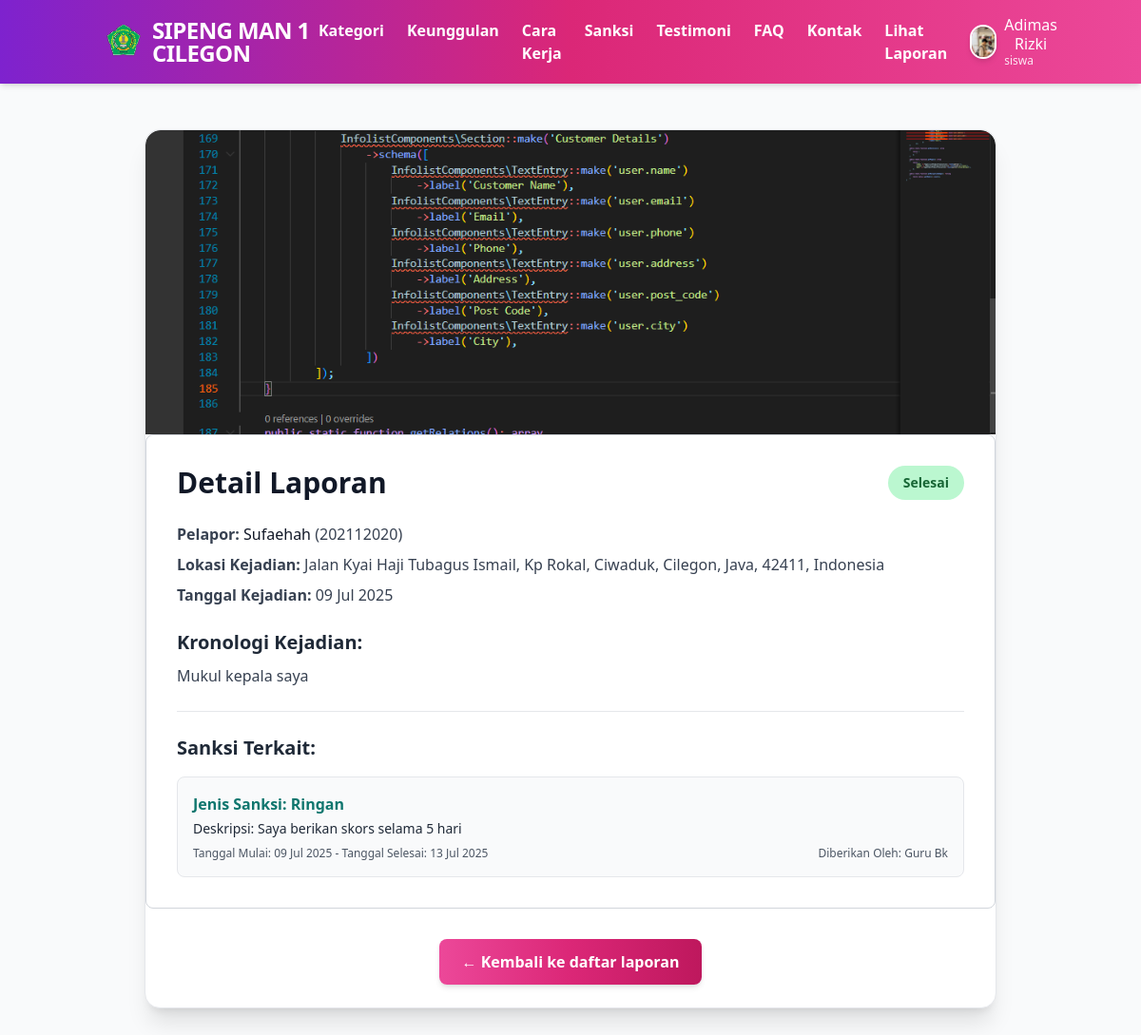
The app's page /detail-laporan.php?id=17 (signed in) with its own data.
### tables this page shows
CREATE TABLE IF NOT EXISTS `laporan` (
  `id` int NOT NULL AUTO_INCREMENT,
  `user_id` int NOT NULL,
  `kategori_id` int NOT NULL,
  `kronologi` text NOT NULL,
  `lokasi` varchar(255) NOT NULL,
  `tanggal_kejadian` date NOT NULL,
  `bukti` varchar(255) DEFAULT NULL,
  `status` enum('terkirim','diproses','Selesai','Ditolak') NOT NULL DEFAULT 'terkirim',
  `created_at` timestamp NULL DEFAULT CURRENT_TIMESTAMP,
  `updated_at` timestamp NULL DEFAULT CURRENT_TIMESTAMP ON UPDATE CURRENT_TIMESTAMP,
  PRIMARY KEY (`id`),
  KEY `user_id` (`user_id`),
  KEY `kategori_id` (`kategori_id`),
  CONSTRAINT `laporan_ibfk_1` FOREIGN KEY (`user_id`) REFERENCES `users` (`id`) ON DELETE CASCADE,
  CONSTRAINT `laporan_ibfk_2` FOREIGN KEY (`kategori_id`) REFERENCES `kategori_laporan` (`id`) ON DELETE RESTRICT
);

CREATE TABLE IF NOT EXISTS `users` (
  `id` int NOT NULL AUTO_INCREMENT,
  `nis_nip` varchar(50) NOT NULL,
  `password` varchar(255) NOT NULL,
  `role` enum('siswa','guru','admin','kepsek') NOT NULL,
  `nama` varchar(255) NOT NULL,
  `foto_profile` varchar(255) DEFAULT 'default.png',
  `created_at` timestamp NULL DEFAULT CURRENT_TIMESTAMP,
  `updated_at` timestamp NULL DEFAULT CURRENT_TIMESTAMP ON UPDATE CURRENT_TIMESTAMP,
  `last_seen_at` timestamp NULL DEFAULT NULL,
  PRIMARY KEY (`id`),
  UNIQUE KEY `nis_nip` (`nis_nip`)
);

CREATE TABLE IF NOT EXISTS `sanksi` (
  `id` bigint NOT NULL AUTO_INCREMENT,
  `laporan_id` int NOT NULL,
  `jenis_sanksi` enum('Ringan','Berat') NOT NULL,
  `deskripsi` text,
  `tanggal_mulai` date NOT NULL,
  `tanggal_selesai` date DEFAULT NULL,
  `diberikan_oleh` varchar(255) DEFAULT 'Guru BK',
  `created_at` timestamp NULL DEFAULT CURRENT_TIMESTAMP,
  `updated_at` timestamp NULL DEFAULT CURRENT_TIMESTAMP ON UPDATE CURRENT_TIMESTAMP,
  PRIMARY KEY (`id`),
  KEY `laporan_id` (`laporan_id`),
  CONSTRAINT `sanksi_ibfk_1` FOREIGN KEY (`laporan_id`) REFERENCES `laporan` (`id`) ON DELETE CASCADE ON UPDATE CASCADE
);

### detail-laporan.php (the view, shortened to what this page needs)
<?php
include 'layout/header.php';
include 'config/database.php';
$id = isset($_GET['id']) ? (int) $_GET['id'] : 0;
$sanksi_data = [];
$sql = "SELECT laporan.*, users.nis_nip, users.nama AS nama_pelapor
        FROM laporan
        JOIN users ON laporan.user_id = users.id
        WHERE laporan.id = ?
        LIMIT 1";
$stmt = $conn->prepare($sql);
if ($stmt) {
    $stmt->bind_param("i", $id);
    $stmt->execute();
    $result = $stmt->get_result();
    if ($result && $result->num_rows > 0) {
        $laporan = $result->fetch_assoc();
        $mediaPath = "uploads/" . htmlspecialchars($laporan['bukti']);
        $status = htmlspecialchars($laporan['status']);
        $lokasi = htmlspecialchars($laporan['lokasi']);
        $tanggal = date("d M Y", strtotime($laporan['tanggal_kejadian']));
        $judul = htmlspecialchars($laporan['kronologi']);
        $nis_nip = htmlspecialchars($laporan['nis_nip']);
        $nama_pelapor = htmlspecialchars($laporan['nama_pelapor']);
        $mediaType = 'unknown';
        if (!empty($laporan['bukti'])) {
            $extension = pathinfo($laporan['bukti'], PATHINFO_EXTENSION);
            $imageExtensions = ['jpg', 'jpeg', 'png', 'gif', 'webp'];
            $videoExtensions = ['mp4', 'webm', 'ogg', 'mov', 'avi'];
            $pdfExtensions = ['pdf'];
            if (in_array(strtolower($extension), $imageExtensions)) {
                $mediaType = 'image';
            } elseif (in_array(strtolower($extension), $videoExtensions)) {
                $mediaType = 'video';
            } elseif (in_array(strtolower($extension), $pdfExtensions)) {
                $mediaType = 'pdf';
            }
        }
        $normalizedStatus = strtolower($status);
        if ($normalizedStatus === 'diproses' || $normalizedStatus === 'selesai') {
            $sql_sanksi = "SELECT id, jenis_sanksi, deskripsi, tanggal_mulai, tanggal_selesai, diberikan_oleh
                           FROM sanksi
                           WHERE laporan_id = ? ORDER BY tanggal_mulai DESC";
            $stmt_sanksi = $conn->prepare($sql_sanksi);
            if ($stmt_sanksi) {
                $stmt_sanksi->bind_param("i", $id);
                $stmt_sanksi->execute();
                $result_sanksi = $stmt_sanksi->get_result();
                while ($row_sanksi = $result_sanksi->fetch_assoc()) {
                    $sanksi_data[] = $row_sanksi;
                }
            } else {
                error_log("Error preparing SQL query for sanksi: " . $conn->error);
            }
        }
    } else {
        echo "<div class='text-center text-red-600 font-semibold mt-10'>Laporan tidak ditemukan.</div>";
        include 'layout/footer.php';
        exit;
    }
} else {
    error_log("Error preparing SQL query for detail laporan: " . $conn->error);
    echo "<div class='text-center text-red-600 font-semibold mt-10'>Terjadi kesalahan saat mengambil data laporan.</div>";
    include 'layout/footer.php';
    exit;
}
?>
<div class="min-h-screen bg-gray-50 py-12 px-6 sm:px-12 lg:px-20">
    <div class="max-w-4xl mx-auto bg-white rounded-2xl shadow-xl overflow-hidden border border-gray-200">
        <?php if ($mediaType === 'image'): ?>
            <img src="<?= $mediaPath ?>" alt="Bukti Laporan" class="w-full h-80 object-cover rounded-t-2xl" />
        <?php endif; ?>
        <div class="p-8 space-y-6 border border-gray-300 rounded-lg">
            <div class="flex justify-between items-center mb-6">
                <h1 class="text-3xl font-extrabold text-gray-900">
                    Detail Laporan
                </h1>
                <span class="inline-block px-4 py-2 rounded-full text-sm font-semibold
                    <?php
                    echo $normalizedStatus === 'terkirim' ? 'bg-yellow-200 text-yellow-800' : ($normalizedStatus === 'diproses' ? 'bg-blue-200 text-blue-800' : ($normalizedStatus === 'selesai' ? 'bg-green-200 text-green-800' :
                        'bg-red-200 text-red-800'));
                    ?>">
                    <?= htmlspecialchars(ucfirst($status)) ?>
                </span>
            </div>
            <div class="text-gray-700 space-y-2">
                <p><strong>Pelapor:</strong> <span class="font-medium text-gray-900"><?= $nama_pelapor ?></span>
                    (<?= $nis_nip ?>)</p>
                <p><strong>Lokasi Kejadian:</strong> <span class="font-medium"><?= $lokasi ?></span></p>
                <p><strong>Tanggal Kejadian:</strong> <span class="font-medium"><?= $tanggal ?></span></p>
            </div>
            <div>
                <h2 class="text-xl font-semibold text-gray-800 mb-2">Kronologi Kejadian:</h2>
                <p class="text-gray-700 whitespace-pre-wrap leading-relaxed"><?= $judul ?></p>
            </div>
            <?php
            if ($normalizedStatus === 'diproses' || $normalizedStatus === 'selesai'):
            ?>
                <div class="mt-8 pt-6 border-t border-gray-200">
                    <h2 class="text-xl font-semibold text-gray-800 mb-4">Sanksi Terkait:</h2>
                    <?php if (!empty($sanksi_data)): ?>
                        <div class="space-y-4">
                            <?php foreach ($sanksi_data as $sanksi): ?>
                                <div class="border border-gray-200 rounded-lg p-4 bg-gray-50">
                                    <p class="text-base font-semibold text-teal-700 mb-1">
                                        Jenis Sanksi: <?= htmlspecialchars($sanksi['jenis_sanksi']) ?>
                                    </p>
                                    <p class="text-sm text-gray-800 mb-2">
                                        Deskripsi: <?= htmlspecialchars($sanksi['deskripsi']) ?>
                                    </p>
                                    <div class="text-xs text-gray-600 flex justify-between">
                                        <span>
                                            Tanggal Mulai:
                                            <?= htmlspecialchars(date("d M Y", strtotime($sanksi['tanggal_mulai']))) ?>
                                            <?= !empty($sanksi['tanggal_selesai']) ? ' - Tanggal Selesai: ' . htmlspecialchars(date("d M Y", strtotime($sanksi['tanggal_selesai']))) : '' ?>
                                        </span>
                                        <span class="font-medium">Diberikan Oleh:
                                            <?= htmlspecialchars($sanksi['diberikan_oleh']) ?></span>
                                    </div>
                                </div>
                            <?php endforeach; ?>
                        </div>
                    <?php else: ?>
                        <p class="text-gray-600 italic">Belum ada sanksi yang tercatat untuk laporan ini.</p>
                    <?php endif; ?>
                </div>
            <?php endif;
            ?>
        </div>
        <a href="index?page=riwayat-laporan" class="mt-8 block w-max mx-auto px-6 py-3 text-white font-semibold rounded-lg shadow-md
            bg-gradient-to-r from-pink-500 via-pink-600 to-pink-700 hover:from-pink-600 hover:via-pink-700 hover:to-pink-800
            transition duration-300 ease-in-out mb-6">
            &larr; Kembali ke daftar laporan
        </a>
    </div>
</div>
<?php include 'layout/footer.php'; ?>

### records on screen
laporan: bukti (picture), status "Selesai", user.nama "Sufaehah", user.nis_nip "202112020", lokasi "Jalan Kyai Haji Tubagus Ismail, Kp Rokal, Ciwaduk, Cilegon, Java, 42411, Indonesia", tanggal_kejadian "09 Jul 2025", kronologi "Mukul kepala saya"
sanksi: jenis_sanksi "Ringan", deskripsi "Saya berikan skors selama 5 hari", tanggal_mulai "09 Jul 2025", tanggal_selesai "13 Jul 2025", diberikan_oleh "Guru Bk"

### other values on screen
$_SESSION['nama'] "Adimas Rizki"
$_SESSION['role'] "siswa"
